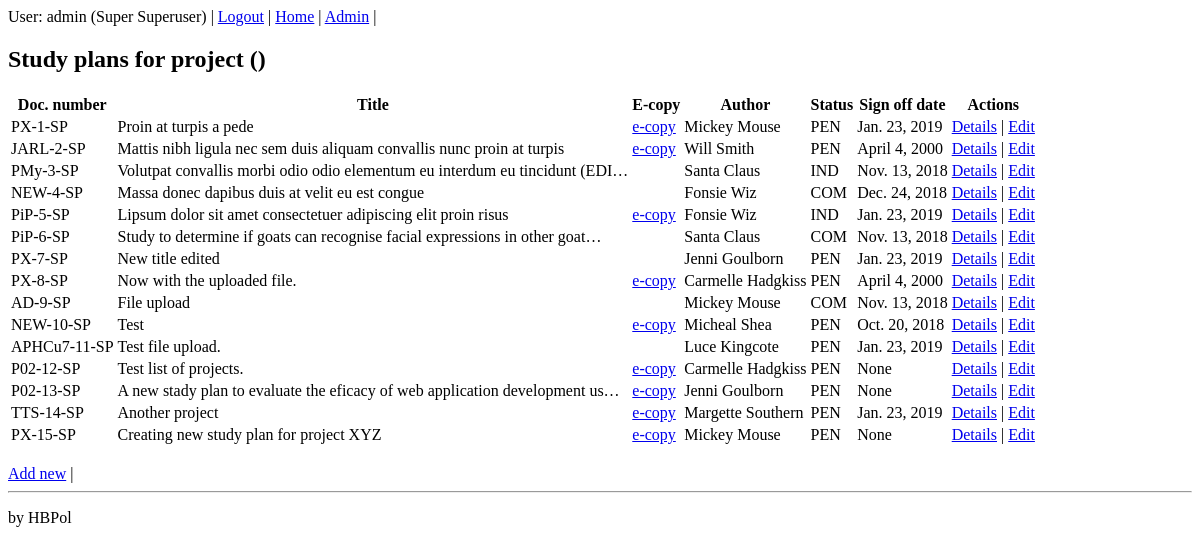
The page /coreapp/studyplan/ (signed in) on the database as committed earlier.
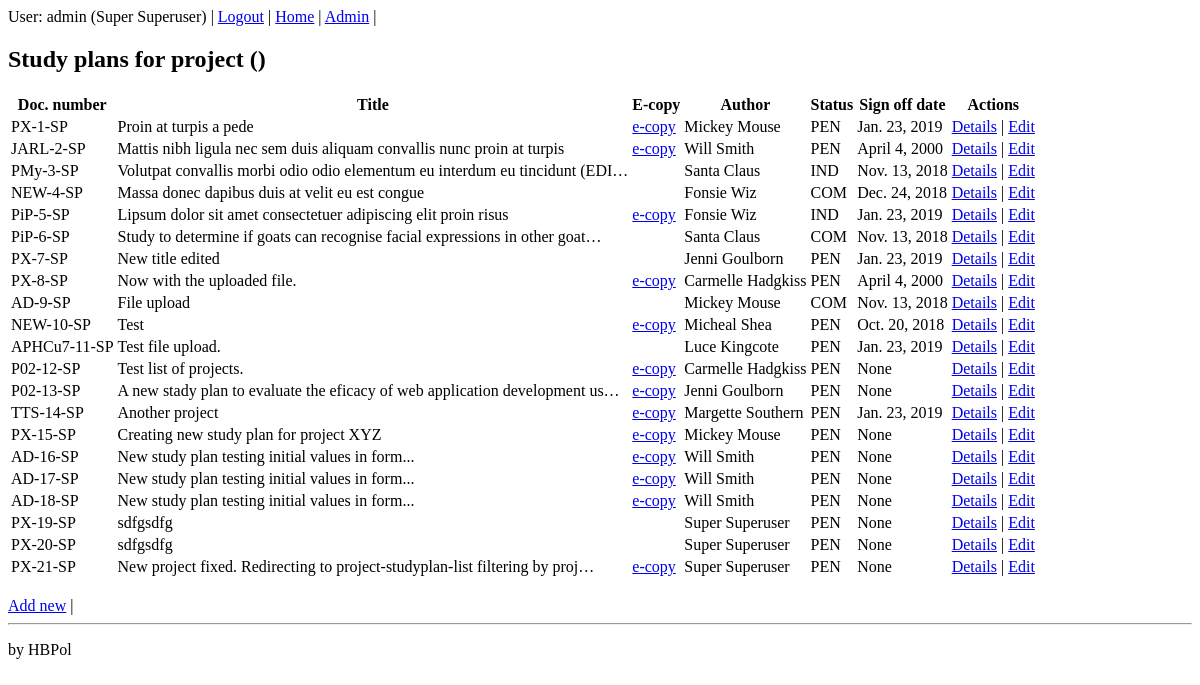
The same page on the database as committed later.
### coreapp/models.py (models this page shows, shortened)
class Document(models.Model):
    author = models.ForeignKey(settings.AUTH_USER_MODEL, on_delete=models.SET_NULL, blank=True, null=True, verbose_name="Main author")
    project = models.ForeignKey(Project, on_delete=models.SET_NULL, blank=True, null=True, verbose_name="Associated project")
    title = models.TextField("Document title")
    location = models.ForeignKey(Location, on_delete=models.SET_NULL, blank=True, null=True, verbose_name="Hard copy location")
    document_code = models.CharField("Document code (e.g. study plan, report... )", max_length=3, choices=DOCUMENT_CODE, default='OTH')
    efile = models.FileField("Scanned copy", upload_to='uploads/', null=True, blank=True)
    class Meta:
        abstract = True

class StudyPlan(Document):
    status = models.CharField("Document status", max_length=3, choices=DOCUMENT_STATUS, default='PEN')
    document_code = 'SP'
    sign_date = models.DateField("Sign-off date", null=True, blank=True)

class Project(models.Model):
    name = models.CharField("Project name", max_length=128)
    leader = models.ForeignKey(settings.AUTH_USER_MODEL, on_delete=models.SET_NULL, blank=True, null=True, verbose_name="Project leader")
    prefix = models.CharField("Project code", max_length=8)

class User (AbstractUser):
    date_left = models.DateField(null=True, blank=True)
    def __str__(self):
        return self.get_full_name()

### coreapp/views.py (the view)
# urls.py: path('studyplan/', views.studyplan_list, name='studyplan-list'),
@login_required
def studyplan_list(request):
    studyplans = StudyPlan.objects.all()
    context = {'studyplans': studyplans, 'page_title': 'R&D EPI | Study plans'}
    return render(request, 'coreapp/studyplan_list.html', context)

### coreapp/templates/coreapp/studyplan_list.html
{% extends 'coreapp/base_generic.html' %}
{% block content %}
	{% include 'coreapp/studyplan_list_core.html' %}
{% endblock %}

### coreapp/templates/coreapp/studyplan_list_core.html (shortened to what this page needs)
	<h2>Study plans for project {{ project.name }} ({{ project.prefix }})</h2>
	<table>
		<thead>
			<th>Doc. number</th>
			<th>Title</th>
			<th>E-copy</th>
			<th>Author</th>
			<th>Status</th>
			<th>Sign off date</th>
			<th>Actions</th>
		</thead>
		{% for studyplan in studyplans %}
		<tr>
			<td>{{ studyplan.project.prefix }}-{{ studyplan.id }}-{{ studyplan.document_code }}</td>
			<td>{{ studyplan.title|truncatechars:75 }}</td>
			<td>
			{% if studyplan.efile %}
				<a href="{{ MEDIA_URL }}{{ studyplan.efile }}">e-copy</a>
			{% endif %}
			</td>
			<td>{{ studyplan.author }}</td>
			<td>{{ studyplan.status }}</td>
			<td>{{ studyplan.sign_date }}</td>
			<td><a href="{% url 'studyplan-detail' studyplan.id %}">Details</a> | <a href="{% url 'studyplan-edit' studyplan.id %}">Edit</a></td>
		</tr>
		{% endfor %}
	</table>
	<br>
	<a href="{% url 'studyplan-create' %}">Add new</a> |

Rows that differ between the two databases and show on the page:
added StudyPlan: project.prefix "AD", id "16", document_code "SP", title "New study plan testing initial values in form...", author "Will Smith", status "PEN", sign_date "None"
added StudyPlan: project.prefix "AD", id "17", document_code "SP", title "New study plan testing initial values in form...", author "Will Smith", status "PEN", sign_date "None"
added StudyPlan: project.prefix "AD", id "18", document_code "SP", title "New study plan testing initial values in form...", author "Will Smith", status "PEN", sign_date "None"
added StudyPlan: project.prefix "PX", id "19", document_code "SP", title "sdfgsdfg", author "Super Superuser", status "PEN", sign_date "None"
added StudyPlan: project.prefix "PX", id "20", document_code "SP", title "sdfgsdfg", author "Super Superuser", status "PEN", sign_date "None"
added StudyPlan: project.prefix "PX", id "21", document_code "SP", title "New project fixed. Redirecting to project-studyplan-list filtering by proj…", author "Super Superuser", status "PEN", sign_date "None"
